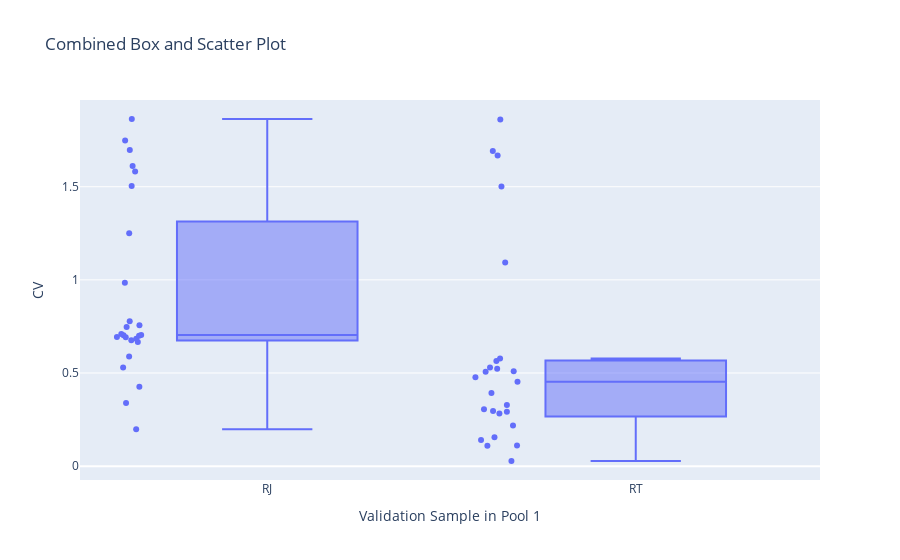

Notebook code for this chart:
### Markdown cell above
# Plotting all togehter

### Code cell
import plotly.graph_objects as go


fig_combined = go.Figure()

for trace in fig_box_rj.data:
    modified_trace = trace
    modified_trace.x = ['RJ'] * len(trace.y) 
    fig_combined.add_trace(modified_trace)

for trace in fig_box_rt.data:
    modified_trace = trace
    modified_trace.x = ['RT'] * len(trace.y)  
    fig_combined.add_trace(modified_trace)

fig_combined.update_layout(
    title='Combined Box and Scatter Plot',
    xaxis_title='Validation Sample in Pool 1',
    yaxis_title='CV',
    showlegend=True 
)

fig_combined.show()

### Figure 1 — Plotly figure (JSON) as saved in the notebook; plotly's stock layout.template omitted (floating-point values rounded to 4 significant figures)
{"data": [{"alignmentgroup": "True", "boxpoints": "all", "hovertemplate": "CV=%{y}<extra></extra>", "legendgroup": "", "marker": {"color": "#636efa"}, "name": "", "notched": false, "offsetgroup": "", "orientation": "v", "showlegend": false, "type": "box", "x": ["RJ", "RJ", "RJ", "RJ", "RJ", "RJ", "RJ", "RJ", "RJ", "RJ", "RJ", "RJ", "RJ", "RJ", "RJ", "RJ", "RJ", "RJ", "RJ", "RJ", "RJ", "RJ", "RJ", "RJ", "RJ"], "x0": " ", "xaxis": "x", "y": [0.5883, 0.5291, 0.4267, 0.6927, 0.6764, 1.611, 0.7561, 0.7465, 0.6917, 0.9843, 0.6999, 0.3389, 0.6838, 0.1987, 0.703, 1.25, 0.6669, 1.864, 0.7094, 1.697, 1.748, 0.7034, 0.7784, 1.582, 1.504], "y0": " ", "yaxis": "y"}, {"alignmentgroup": "True", "boxpoints": "all", "hovertemplate": "CV=%{y}<extra></extra>", "legendgroup": "", "marker": {"color": "#636efa"}, "name": "", "notched": false, "offsetgroup": "", "orientation": "v", "showlegend": false, "type": "box", "x": ["RT", "RT", "RT", "RT", "RT", "RT", "RT", "RT", "RT", "RT", "RT", "RT", "RT", "RT", "RT", "RT", "RT", "RT", "RT", "RT", "RT", "RT", "RT", "RT", "RT"], "x0": " ", "xaxis": "x", "y": [0.2826, 0.4779, 0.509, 1.501, 0.5302, 1.668, 0.5073, 1.691, 0.1553, 0.5773, 0.2967, 0.1092, 0.3058, 0.1104, 0.2917, 0.3281, 0.02759, 0.4532, 0.1407, 0.3925, 0.2187, 0.523, 0.5639, 1.861, 1.093], "y0": " ", "yaxis": "y"}], "layout": {"showlegend": true, "title": {"text": "Combined Box and Scatter Plot"}, "xaxis": {"title": {"text": "Validation Sample in Pool 1"}}, "yaxis": {"title": {"text": "CV"}}}}
